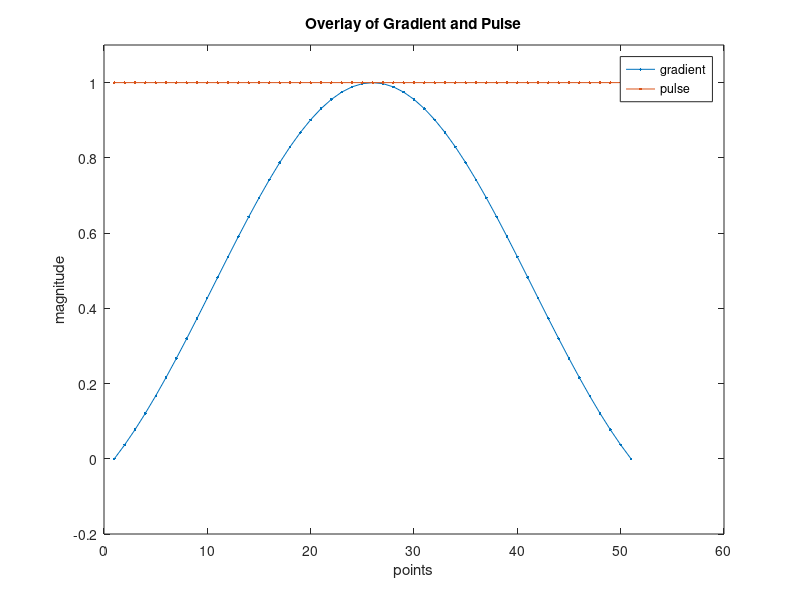
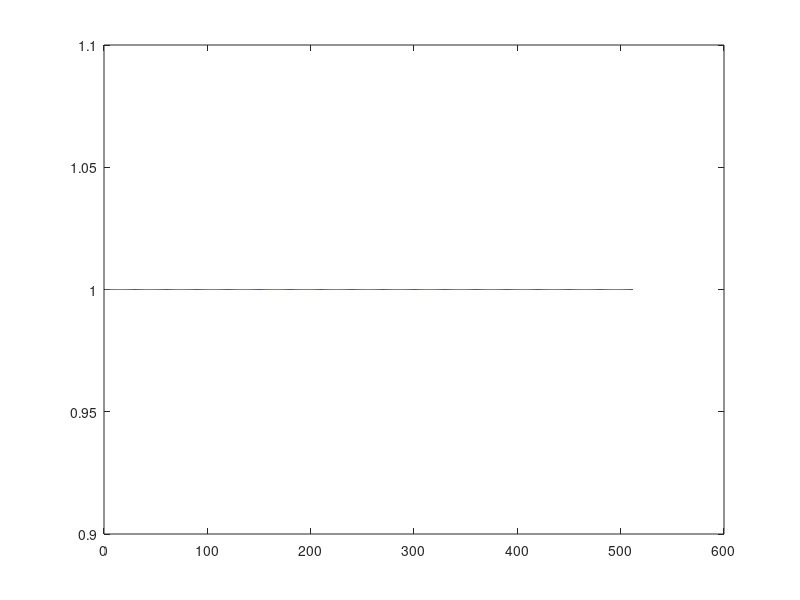
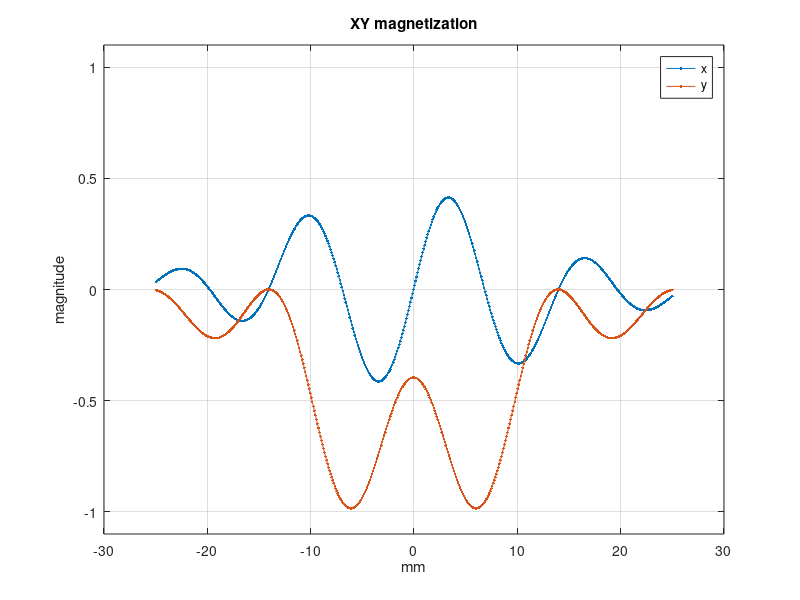
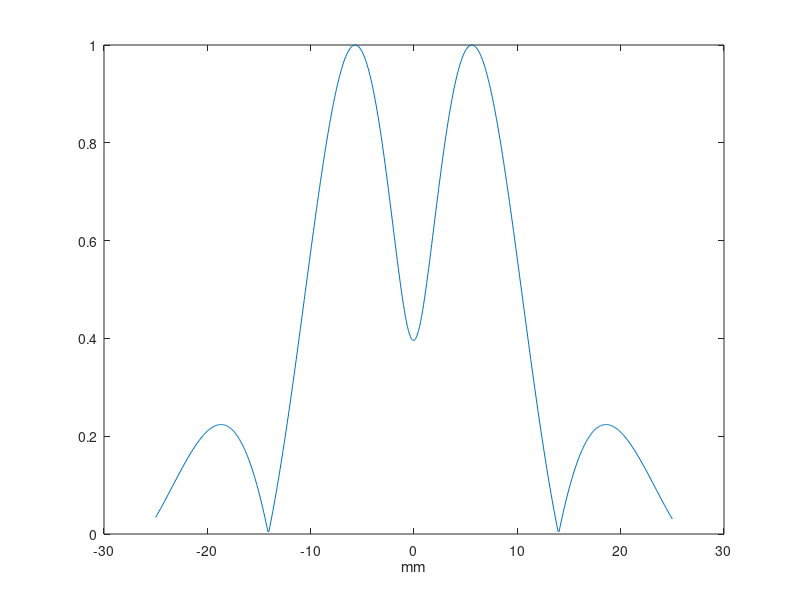

MATLAB code to generate these figures, in order:
%*********************************************
%************* Bloch simulation **************
%*********************************************

% ############ DEFINE RELEVANT PARAMETERS #################
nmag=512;			% Number of elements of magnetization
hnmag=nmag/2;

%b1 is 2.0544 uT 
%pulse duration is 2.054 ms
%The accompanying slice selection gradient is 5.7088ms long as its plateau 
%at a strength of 0.1.1422 mT/m. The whole gradient including trapezoidal ends is 7.8088ms.
%The pulse duration is 5.7088 ms, the maximum b1 is 2.9667 uT and the 
%effective time (which is how long the pulse would be if it was a %
%block pulse with the same amplitude and same pulse angle is 1.9792 ms.


ppoints=51;		% Number of points in the pulse MUST match size of RF and gradient file

g1 = 1.1422 % mT/m
b1 = 11.414*1 % uT
p1 = 2.0544 % ms
gamma = 2.67522209e8 %rad/s/T
grad=gamma*g1*1e-3/2/pi/100.		% Gradient scaling in Hz/m  405.3 Hz/cm
swid=5;				% Width of sample in cm
b1scale=(b1*1e-6*gamma/2/pi)		% B1 scaling strength (Hz) 126 Hz

pw=p1*1e-3;			% Pulse width (s)

rephase=0;			% FLAG: =1 then does a rephase of slice select following the RF pulse
crush=0;			% FLAG: =1 then crush Mxy prior to pulse to simulate 180 degree pulses and rephase afterwards

tcrush=0.01;        % Crusher gradient duration (seconds)

gcrush=(0.25*nmag-grad*pw)/(2*tcrush);

xxx_axis_mm = linspace(-swid*10/2,+swid*10/2, nmag );

% ############ DEFINE STARTING MAGNETIZATION #################
Mo = 1.0;
Mag = [0,  0, Mo];   % Starting magnetization - change HERE to start from transverse or longitudinal
Ms0=[];

% ############ GET RF AND GRADIENT PULSE SHAPES #################
% Get RF pulse profile to simulate
% fp=fopen('excitation_pulse90.txt', 'r');
% pshape=fscanf(fp, '%f', ppoints);
% fclose(fp);

% ############ read in Philips pulse ############

pshape = [0.
1214.
2536.
3961.
5477.
7074.
8740.
10461.
12223.
14010.
15805.
17592.
19353.
21071.
22728.
24308.
25794.
27170.
28422.
29536.
30500.
31304.
31938.
32397.
32674.
32767.
32674.
32397.
31938.
31304.
30500.
29536.
28422.
27170.
25794.
24308.
22728.
21071.
19353.
17592.
15805.
14010.
12223.
10461.
8740.
7074.
5477.
3961.
2536.
1214.
0.];

% ############ read in Philips pulse ############
%pshape1_eh = load('-mat', 'W:\EPGcode\Excitation pulse 300118\excitation pulse.mat');

%pshape = pshape1_eh.excitation_pulse;
figure(11); plot(pshape);
 
maxpshape=max(pshape);
pshape1=pshape/maxpshape;   % Normalise the RF pulse shape - subsequently scaled by parameter "b1scale"

%pshape1 = cat(1, pshape1, flipud( pshape1(1:end-1,:)))

dt=pw/ppoints;              % Time resolution of simulation

% Get accompanying NORMALISED gradient profile to simulate
% fp=fopen('grad_124.txt', 'r');
% gshape=fscanf(fp, '%f', ppoints);
% fclose(fp);

gshape = ones(ppoints,1);

%gshape = cat( 1, flipud( gshape), gshape(2:end))

figure(1);
plot(pshape1,'.-');hold on
figure(1); plot(gshape, '.-');
legend({'gradient', 'pulse'});
xlabel('points');
ylabel('magnitude');
title('Overlay of Gradient and Pulse');
ylim([-0.2, 1.1]);


%ppoints = 123+124;

% ############ START OF SIMULATION #################
% Set up spatial magnetization
for j=1:nmag
  Ms0(j,:)=Mag;
end


figure(3); plot(Ms0(:,3));
%exit();

% Crush Mxy if pulse is 180 refocussing 
% Starting magnetization should have been [0, 1, 0] or [1, 0, 0]
if(crush==1)
  for j=1:nmag
    temp1(1)=Ms0(j,1);
    temp1(2)=Ms0(j,2);
    alpha=2.0*pi*tcrush*(gcrush*swid*(j-hnmag)/nmag);
    Ms0(j,1) = (temp1(1)*cos(alpha) + temp1(2)*sin(alpha));
    Ms0(j,2) = (-1*temp1(1)*sin(alpha) + temp1(2)*cos(alpha));
  end
end

% Simulate pulse via Bloch rotations
for j=1:nmag % num isochromats
  temp(1,:)=Ms0(j,:);
  
  for k=1:ppoints % points in shaped pulse
    relb1=b1scale*pshape1(k,:);
    domega=gshape(k,:)*grad*swid*(j-hnmag)/nmag;
 
    theta=atan2(relb1,domega);
    beff=sqrt((relb1^2)+(domega^2));
    phi=2*pi*beff*dt;

    ct=cos(theta);
    st=sin(theta);
    cp=cos(phi);
    sp=sin(phi);

    smag1=temp(k,1);
    smag2=temp(k,2);
    smag3=temp(k,3);
    
    xmag = (smag1*((ct*ct*cp)+(st*st))) + (smag2*(ct*sp)) + (smag3*((st*ct)*(1-cp)));
    ymag = (-1*smag1*(sp*ct)) + (smag2*cp) + (smag3*(st*sp));
    zmag = (smag1*((ct*st)*(1-cp))) - (smag2*(st*sp)) + (smag3*((ct*ct)+(st*st*cp)));

    temp(k+1,1) = xmag;
    temp(k+1,2) = ymag;
    temp(k+1,3) = zmag; 
   end

  Ms0(j,:)=temp(k,:);
end

% Rephase Mxy if pulse is selective EXCITATION
if(rephase==1)
  for j=1:nmag
    temp1(1)=Ms0(j,1);
    temp1(2)=Ms0(j,2);
    alpha=-2.0*pi*(grad*swid*(j-hnmag)/nmag)*(pw/2)
    Ms0(j,1) = (temp1(1)*cos(alpha) + temp1(2)*sin(alpha));
    Ms0(j,2) = (-1*temp1(1)*sin(alpha) + temp1(2)*cos(alpha));
  end
end

% Crush Mxy if pulse was a 180 refocussing
if(crush==1)

% Crusher gradient - rephase
  for j=1:nmag
    temp1(1)=Ms0(j,1);
    temp1(2)=Ms0(j,2);
    alpha=2.0*pi*tcrush*(gcrush*swid*(j-hnmag)/nmag);
    Ms0(j,1) = (temp1(1)*cos(alpha) + temp1(2)*sin(alpha));
    Ms0(j,2) = (-1*temp1(1)*sin(alpha) + temp1(2)*cos(alpha));
  end

% Moving average to produce simulate the effect of the crusher
  width=16;
  while(j<=nmag-width)
    mavx=0;
    mavy=0;
    k=1;
    while(k<=width)
      mavx=mavx+Ms0(j+k,1);
      mavy=mavy+Ms0(j+k,2);
      k=k+1;
    end
    Ms0(j,1) = mavx/width;
    Ms0(j,2) = mavy/width;
    j=j+1;
  end

end
  
mx=Ms0(:,1);
my=Ms0(:,2);
mz=Ms0(:,3);
figure(4);
plot(xxx_axis_mm,mx, '.-');
hold on
plot(xxx_axis_mm,my, '.-');
grid();
xlabel('mm');
ylabel('magnitude');
title('XY magnetization');
legend({'x','y'});
ylim([-1.1 1.1]);

figure(5);
plot(xxx_axis_mm,abs(complex(mx,my)));
xlabel('mm');
figure(6);
plot(xxx_axis_mm,90*(1-mz), '.-');
grid();
xlabel('mm');
ylabel('flip angle');
title('Z magnetization');

figure(7);
plot(xxx_axis_mm,(mz), '.-');
grid();
xlabel('mm');
ylabel('magnitude');
ylim([-1.1 1.1]);
title('Z magnetization');

flip_angle180 = 90*(1-mz);
% ############ SAVE RESULT #################
save halfsinc3_junk.txt mx my mz
save flip_angle.txt flip_angle180